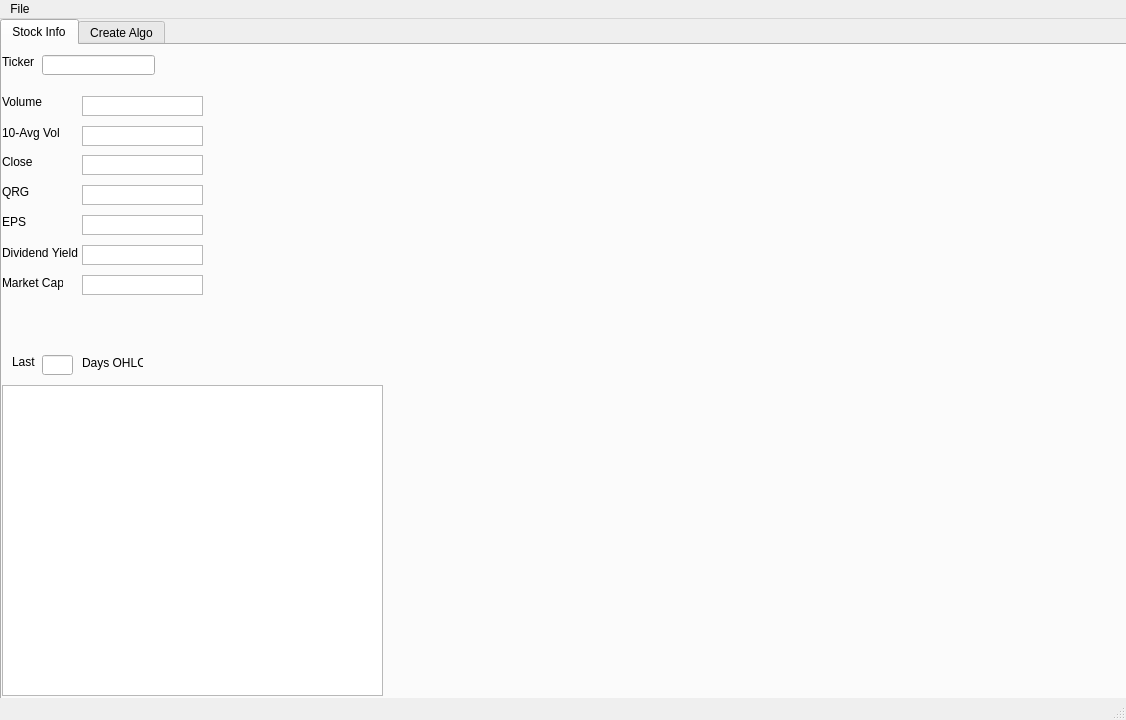
<?xml version="1.0" encoding="UTF-8"?>
<ui version="4.0">
 <class>MainWindow</class>
 <widget class="QMainWindow" name="MainWindow">
  <property name="geometry">
   <rect>
    <x>0</x>
    <y>0</y>
    <width>1126</width>
    <height>720</height>
   </rect>
  </property>
  <property name="windowTitle">
   <string>Stock Screener</string>
  </property>
  <widget class="QWidget" name="centralwidget">
   <widget class="QTabWidget" name="tabWidget">
    <property name="geometry">
     <rect>
      <x>0</x>
      <y>0</y>
      <width>1281</width>
      <height>701</height>
     </rect>
    </property>
    <property name="focusPolicy">
     <enum>Qt::NoFocus</enum>
    </property>
    <property name="currentIndex">
     <number>0</number>
    </property>
    <widget class="QWidget" name="tab_3">
     <attribute name="title">
      <string>Stock Info</string>
     </attribute>
     <widget class="QLineEdit" name="lineEdit_2">
      <property name="geometry">
       <rect>
        <x>40</x>
        <y>10</y>
        <width>113</width>
        <height>20</height>
       </rect>
      </property>
     </widget>
     <widget class="QLabel" name="label_2">
      <property name="geometry">
       <rect>
        <x>0</x>
        <y>10</y>
        <width>47</width>
        <height>14</height>
       </rect>
      </property>
      <property name="text">
       <string>Ticker</string>
      </property>
     </widget>
     <widget class="QLabel" name="label_3">
      <property name="geometry">
       <rect>
        <x>0</x>
        <y>50</y>
        <width>47</width>
        <height>14</height>
       </rect>
      </property>
      <property name="text">
       <string>Volume</string>
      </property>
     </widget>
     <widget class="QTextBrowser" name="textBrowser_3">
      <property name="geometry">
       <rect>
        <x>80</x>
        <y>51</y>
        <width>121</width>
        <height>20</height>
       </rect>
      </property>
      <property name="verticalScrollBarPolicy">
       <enum>Qt::ScrollBarAlwaysOff</enum>
      </property>
     </widget>
     <widget class="QLabel" name="label_4">
      <property name="geometry">
       <rect>
        <x>0</x>
        <y>110</y>
        <width>47</width>
        <height>14</height>
       </rect>
      </property>
      <property name="text">
       <string>Close</string>
      </property>
     </widget>
     <widget class="QTextBrowser" name="textBrowser_4">
      <property name="geometry">
       <rect>
        <x>80</x>
        <y>110</y>
        <width>121</width>
        <height>20</height>
       </rect>
      </property>
      <property name="verticalScrollBarPolicy">
       <enum>Qt::ScrollBarAlwaysOff</enum>
      </property>
     </widget>
     <widget class="QGraphicsView" name="graphicsView">
      <property name="geometry">
       <rect>
        <x>0</x>
        <y>340</y>
        <width>381</width>
        <height>311</height>
       </rect>
      </property>
     </widget>
     <widget class="QLabel" name="label_5">
      <property name="geometry">
       <rect>
        <x>10</x>
        <y>310</y>
        <width>47</width>
        <height>14</height>
       </rect>
      </property>
      <property name="text">
       <string>Last</string>
      </property>
     </widget>
     <widget class="QLabel" name="label_6">
      <property name="geometry">
       <rect>
        <x>80</x>
        <y>310</y>
        <width>61</width>
        <height>16</height>
       </rect>
      </property>
      <property name="text">
       <string>Days OHLC</string>
      </property>
     </widget>
     <widget class="QLineEdit" name="lineEdit">
      <property name="geometry">
       <rect>
        <x>40</x>
        <y>310</y>
        <width>31</width>
        <height>20</height>
       </rect>
      </property>
     </widget>
     <widget class="QLabel" name="label">
      <property name="geometry">
       <rect>
        <x>0</x>
        <y>80</y>
        <width>61</width>
        <height>16</height>
       </rect>
      </property>
      <property name="text">
       <string>10-Avg Vol</string>
      </property>
     </widget>
     <widget class="QTextBrowser" name="textBrowser_5">
      <property name="geometry">
       <rect>
        <x>80</x>
        <y>81</y>
        <width>121</width>
        <height>20</height>
       </rect>
      </property>
      <property name="verticalScrollBarPolicy">
       <enum>Qt::ScrollBarAlwaysOff</enum>
      </property>
     </widget>
     <widget class="QLabel" name="label_7">
      <property name="geometry">
       <rect>
        <x>0</x>
        <y>140</y>
        <width>47</width>
        <height>14</height>
       </rect>
      </property>
      <property name="text">
       <string>QRG</string>
      </property>
     </widget>
     <widget class="QTextBrowser" name="textBrowser_6">
      <property name="geometry">
       <rect>
        <x>80</x>
        <y>140</y>
        <width>121</width>
        <height>20</height>
       </rect>
      </property>
      <property name="verticalScrollBarPolicy">
       <enum>Qt::ScrollBarAlwaysOff</enum>
      </property>
     </widget>
     <widget class="QLabel" name="label_8">
      <property name="geometry">
       <rect>
        <x>0</x>
        <y>170</y>
        <width>47</width>
        <height>14</height>
       </rect>
      </property>
      <property name="text">
       <string>EPS</string>
      </property>
     </widget>
     <widget class="QTextBrowser" name="textBrowser_7">
      <property name="geometry">
       <rect>
        <x>80</x>
        <y>170</y>
        <width>121</width>
        <height>20</height>
       </rect>
      </property>
      <property name="verticalScrollBarPolicy">
       <enum>Qt::ScrollBarAlwaysOff</enum>
      </property>
     </widget>
     <widget class="QLabel" name="label_9">
      <property name="geometry">
       <rect>
        <x>0</x>
        <y>200</y>
        <width>81</width>
        <height>16</height>
       </rect>
      </property>
      <property name="text">
       <string>Dividend Yield</string>
      </property>
     </widget>
     <widget class="QTextBrowser" name="textBrowser_8">
      <property name="geometry">
       <rect>
        <x>80</x>
        <y>200</y>
        <width>121</width>
        <height>20</height>
       </rect>
      </property>
      <property name="verticalScrollBarPolicy">
       <enum>Qt::ScrollBarAlwaysOff</enum>
      </property>
     </widget>
     <widget class="QLabel" name="label_10">
      <property name="geometry">
       <rect>
        <x>0</x>
        <y>230</y>
        <width>61</width>
        <height>16</height>
       </rect>
      </property>
      <property name="text">
       <string>Market Cap</string>
      </property>
     </widget>
     <widget class="QTextBrowser" name="textBrowser_9">
      <property name="geometry">
       <rect>
        <x>80</x>
        <y>230</y>
        <width>121</width>
        <height>20</height>
       </rect>
      </property>
      <property name="verticalScrollBarPolicy">
       <enum>Qt::ScrollBarAlwaysOff</enum>
      </property>
     </widget>
    </widget>
    <widget class="QWidget" name="tab_2">
     <attribute name="title">
      <string>Create Algo</string>
     </attribute>
    </widget>
   </widget>
  </widget>
  <widget class="QMenuBar" name="menubar">
   <property name="geometry">
    <rect>
     <x>0</x>
     <y>0</y>
     <width>1126</width>
     <height>22</height>
    </rect>
   </property>
   <widget class="QMenu" name="menuMain">
    <property name="title">
     <string>File</string>
    </property>
    <addaction name="actionSettings"/>
    <addaction name="actionAppendix"/>
   </widget>
   <addaction name="menuMain"/>
  </widget>
  <widget class="QStatusBar" name="statusbar"/>
  <action name="actionSettings">
   <property name="text">
    <string>Settings</string>
   </property>
  </action>
  <action name="actionAppendix">
   <property name="text">
    <string>Appendix</string>
   </property>
  </action>
 </widget>
 <resources/>
 <connections/>
</ui>
